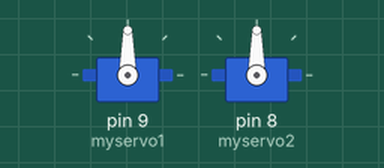
A sketch run on a simulated Arduino Uno, built with avr-gcc and run on an emulated ATmega328P. On the bench: 2 × servo. What the sketch prints to the serial monitor is not drawn.

Above: at 0.1 s.
At 118.3 s:
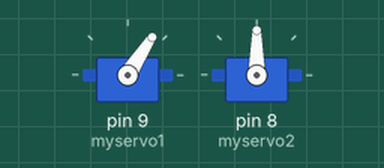
Timing chart, 0 to 119.8 s (numbered marks = the images above):
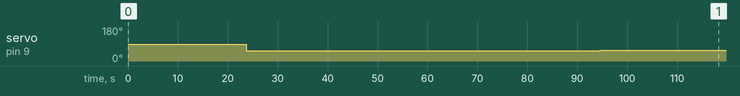

Measured:
- by itself, servo on pin 9 (myservo1): 90° → 53° at 23.6 s, → 54° 23.6 s later, → 55° 23.6 s later, → 56° 23.6 s later, … (5 changes in this stretch)

The sketch:

SolarStill_test2.ino
```cpp
#include <Servo.h>

int SRh=6;  //sun rise time in hours
int SRm=15; //sun rise time in minutes
int SSh=18; //sun set time in hours
int SSm=24; //sun set time in minutes
int PTh=9;  //present time in hours
int PTm=45; //present time in minutes
int c= 544+35*((2394-544)/180);  //Azimuth angle
unsigned long t= ((SSh - SRh)*60 +(SSm - SRm))*60000/(2394-544); //time for altitude
unsigned long tt= ((SSh - SRh)*60 +(SSm - SRm))*60000/(2394-544-2*c); //time for azimuth
unsigned long T= ((23+SRh-SSh)*60 +(60+SRm-SSm))*60000;   //time for repositioning of mirrors
unsigned char a= 544+((PTh-SRh)*60 +(PTm-SRm))*60000/t; //initial angle of altitude when you start
unsigned char b= c + ((PTh-SRh)*60 +(PTm-SRm))*60000/tt; //initial angle of azimuth when you start

Servo myservo1;  // create servo object to control a servo
Servo myservo2;
// twelve servo objects can be created on most boards

int pos =0;    // variable to store the servo position

unsigned long last_seen1;
unsigned long last_seen2;

unsigned long myTime;


void setup()
{
  Serial.begin(9600);
    Serial.print("myTime=");
    Serial.print(myTime);
    Serial.print("\t");
    Serial.print("last_seen1=");
    Serial.print(last_seen1);
    Serial.print("\t");
    Serial.print("last_seen2=");
    Serial.print(last_seen2);
    Serial.print("\t");

    Serial.print("a=");
    Serial.print(a);
    Serial.print("\t");
    Serial.print("b=");
    Serial.print(b);
    Serial.print("\t");
  myservo1.attach(9);  // attaches the servo on pin 9 to the servo object
  myservo2.attach(8);


}

void loop()
{
    myTime= millis();

  if( (myTime-last_seen1) > t)
   {
    a++;
    myservo1.write(a);
    last_seen1 = myTime;
   }

  if( (myTime-last_seen2) > tt)
  {
    b++;
    myservo2.write(b);
    last_seen2 = myTime;
  }
/*
Serial.println(myTime);
Serial.println(last_seen1);
Serial.println(last_seen2);

Serial.println(a);
Serial.println(a);*/

}
```
